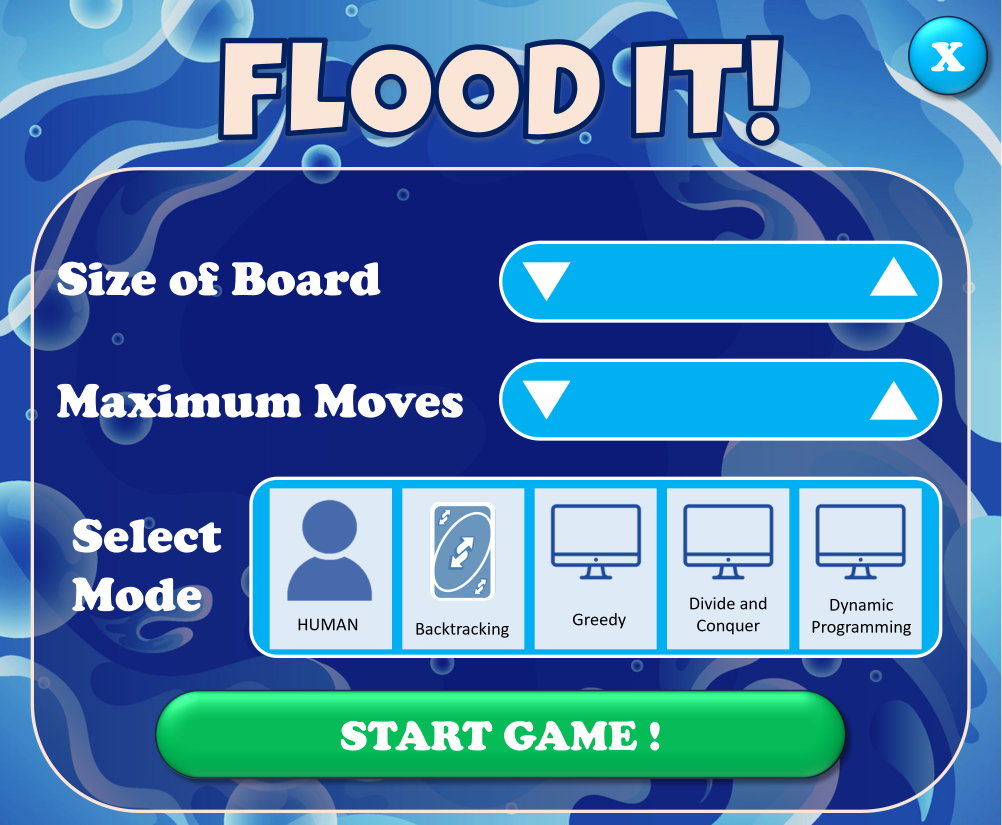
#> input picture assets/start_screen_new.png, 3006 x 2475 px (shown at 1/3 size)
$ python intro_screen.py
#> lines starting #> are read from the running program, lines starting #| are printed output that depends on the picture
from tkinter import *
from PIL import Image, ImageTk

blue1 = "#000044"
blue2 = "#00b0f0"

SIZE = 10
MAX_MOVES = 25

SIZE_MIN, SIZE_MAX = 5, 200
MOVES_MIN, MOVES_MAX = 1, 200

def show_intro_screen(root):

    ###############################
    # CREATING INTRO WINDOW

    intro_window = Toplevel(root)
    intro_window.geometry(f"800x650+{intro_window.winfo_screenwidth()//2 - 400}+{intro_window.winfo_screenheight()//2 - 325}")
    intro_window.attributes("-topmost", True)
    #intro_window.attributes("-transparentcolor", "#00ff00")
    intro_window.overrideredirect(1)

    ###############################
    # BACKGROUND

    c = Canvas(intro_window, bg="#000044")
    c.pack(fill=BOTH, expand=1)

    bgimg = Image.open("assets/start_screen_new.png")
#> bgimg is the input picture: PIL image 3006x2475 RGBA; mean R, G, B, A 74.1, 126.2, 174.5, 254.8
    bgimg = bgimg.resize((800, 650), Image.Resampling.LANCZOS)
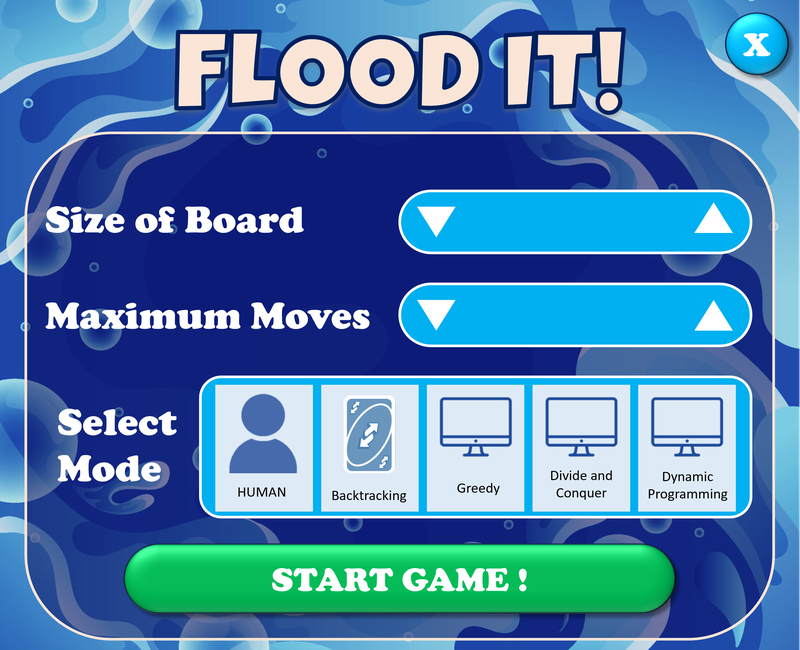
#> bgimg: PIL image 800x650 RGBA; mean R, G, B, A 74.1, 126.1, 174.6, 254.8; transparent parts drawn white
    bgimg = ImageTk.PhotoImage(bgimg)

    c.create_image(0, 0, image=bgimg, anchor=NW)
    c.bgimg = bgimg  # Keep a reference to prevent garbage collection

    ###############################
    # VARIABLES

    result = {"action": 0, "size": SIZE, "moves": MAX_MOVES, "mode": "human"}

    size_var = IntVar(value=SIZE)
    moves_var = IntVar(value=MAX_MOVES)
    mode_var = StringVar(value="human")


    ######################################
    # SELECT SIZE AND MOVES

    size = Entry(intro_window, font="Arial 20", bg=blue2, fg="#ffffff", insertbackground="#ffffff", borderwidth=0, highlightthickness=0, textvariable=size_var, justify="center")
    size.place(x=470, y=195, width=210, height=55)
    moves = Entry(intro_window, font="Arial 20", bg=blue2, fg="#ffffff", insertbackground="#ffffff", borderwidth=0, highlightthickness=0, textvariable=moves_var, justify="center")
    moves.place(x=470, y=288, width=210, height=55)

    size_down = [(418, 207), (454, 207), (436, 235)]
    size_up = [(713, 203), (695, 232), (731, 232)]
    moves_down = [(418, 300), (454, 300), (436, 328)]
    moves_up = [(713, 300), (695, 330), (731, 330)]

    #######################################
    # SELECT MODE
    MODES = ["human", "backtracking", "greedy", "divide_conquer", "dp"]

    MODE_RECTS = [
        ((215, 385), (312, 510)),
        ((321, 385), (418, 510)),
        ((427, 385), (524, 510)),
        ((533, 385), (630, 510)),
        ((639, 385), (736, 510)),
    ]

    highlight_rect = None

    def highlight_mode(i):
        nonlocal highlight_rect
        if highlight_rect:
            c.delete(highlight_rect)

        (x1, y1), (x2, y2) = MODE_RECTS[i]
        highlight_rect = c.create_rectangle(
            x1, y1, x2, y2,
            outline=blue1, width=3
        )

    highlight_mode(0)  # Highlight the default mode

    ############################################
    # BINDING CLICK EVENTS

    def point_in_rect(px, py, x1, y1, x2, y2):
        return x1 <= px <= x2 and y1 <= py <= y2

    # [9 lines left out: function point_in_triangle, not called in this run]

    def point_in_circle(px, py, cx, cy, r):
        return (px - cx)**2 + (py - cy)**2 <= r*r


    # [43 lines left out: function on_canvas_click, not called in this run]

    c.bind("<ButtonRelease-1>", on_canvas_click)
    intro_window.wait_window()
    return result

if __name__ == "__main__":
    root = Tk()
    root.withdraw()  # Hide the main window while the intro screen is active
    result = show_intro_screen(root)
    print(result)
